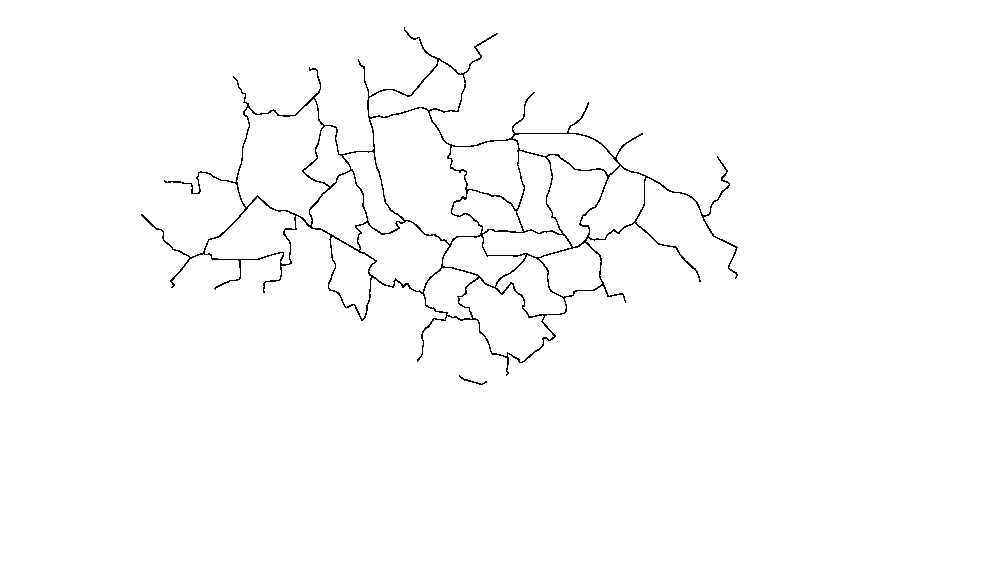
#> input picture B&Wbg.png, 998 x 561 px
$ python -i location_grid.py   (imports and definitions only)
#> lines starting #> are read from the running program, lines starting #| are printed output that depends on the picture; after the words box and inside, x2 and y2 are one past the last pixel; in counts of white or black regions, pixels touching at a corner belong together
import numpy as np
from PIL import Image
import cv2

def location_grids(weather_image):
    # overlay onto SG map
    background = Image.open("B&Wbg.png")
    background = background.convert("RGBA")
    # Set figure
    overlay = weather_image
    overlay = overlay.convert("RGBA")
    size = background.size
    overlay = overlay.resize(size)
    background.paste(overlay, (0, 0), overlay)
    background.save("overlay_image.png", 'PNG')

    # Load the image
    im = cv2.imread('overlay_image.png')

    tuas_grids = []

    for i in range(0, 1):
        for j in range(0, 4):
            tuas_grids.append(tuple(np.median(im[336 + 28 * j:364 + 28 * j, 74 + 37 * i:111 + 37 * i],
                                              axis=(0, 1)))
                              )

    for i in range(0, 2):
        for j in range(0, 6):
            tuas_grids.append(tuple(np.median(im[224 + 28 * j:252 + 28 * j, 111 + 37 * i:148 + 37 * i], axis=(0, 1))))

    neighborhood_grids = {"Tuas": tuas_grids}

    jurong_island_grids = []

    for i in range(0, 5):
        for j in range(0, 5):
            jurong_island_grids.append(
                tuple(np.median(im[308 + 28 * j:336 + 28 * j, 148 + 37 * i:185 + 37 * i], axis=(0, 1))))

    neighborhood_grids["Jurong Island"] = jurong_island_grids

    western_island_grids = []

    for i in range(0, 5):
        for j in range(0, 5):
            western_island_grids.append(
                tuple(np.median(im[392 + 28 * j:420 + 28 * j, 259 + 37 * i:296 + 37 * i], axis=(0, 1))))

    neighborhood_grids["Western Island"] = western_island_grids

    southern_island_grids = []

    for i in range(0, 3):
        for j in range(0, 2):
            southern_island_grids.append(
                tuple(np.median(im[420 + 28 * j:448 + 28 * j, 444 + 37 * i:481 + 37 * i], axis=(0, 1))))

    neighborhood_grids["Southern Island"] = southern_island_grids

    sentosa_grids = []

    for i in range(0, 3):
        for j in range(0, 3):
            sentosa_grids.append(tuple(np.median(im[364 + 28 * j:392 + 28 * j, 407 + 37 * i:444 + 37 * i],
                                                 axis=(0, 1)))
                                 )

    neighborhood_grids["Sentosa"] = sentosa_grids

    pioneer_grids = []

    for i in range(0, 2):
        for j in range(0, 3):
            pioneer_grids.append(tuple(np.median(im[252 + 28 * j:280 + 28 * j, 148 + 37 * i:185 + 37 * i],
                                                 axis=(0, 1)))
                                 )

    pioneer_grids.append(tuple(np.median(im[222:259, 252:280], axis=(0, 1))))

    neighborhood_grids["Pioneer"] = pioneer_grids

    boon_lay_grids = []

    for i in range(0, 2):
        for j in range(0, 2):
            boon_lay_grids.append(tuple(np.median(im[252 + 28 * j:280 + 28 * j, 222 + 37 * i:259 + 37 * i],
                                                  axis=(0, 1))))

    neighborhood_grids["Boon Lay"] = boon_lay_grids

    jurong_east_grids = []

    for i in range(0, 2):
        for j in range(0, 3):
            jurong_east_grids.append(
                tuple(np.median(im[224 + 28 * j:252 + 28 * j, 259 + 37 * i:296 + 37 * i], axis=(0, 1))))

    neighborhood_grids["Jurong East"] = jurong_east_grids

    clementi_grids = []

    for i in range(0, 2):
        for j in range(0, 2):
            clementi_grids.append(tuple(np.median(im[224 + 28 * j:252 + 28 * j, 296 + 37 * i:333 + 37 * i],
                                                  axis=(0, 1))))

    for i in range(0, 1):
        for j in range(0, 2):
            clementi_grids.append(tuple(np.median(im[280 + 28 * j:308 + 28 * j, 333 + 37 * i:370 + 37 * i],
                                                  axis=(0, 1))))

    neighborhood_grids["Clementi"] = clementi_grids

    queenstown_grids = []

    for i in range(0, 1):
        for j in range(0, 3):
            queenstown_grids.append(
                tuple(np.median(im[308 + 28 * j:336 + 28 * j, 333 + 37 * i:370 + 37 * i], axis=(0, 1))))

    for i in range(0, 1):
        for j in range(0, 4):
            queenstown_grids.append(
                tuple(np.median(im[280 + 28 * j:308 + 28 * j, 370 + 37 * i:407 + 37 * i], axis=(0, 1))))

    for i in range(0, 1):
        for j in range(0, 3):
            queenstown_grids.append(
                tuple(np.median(im[280 + 28 * j:308 + 28 * j, 407 + 37 * i:444 + 37 * i], axis=(0, 1))))

    neighborhood_grids["Queenstown"] = queenstown_grids

    bukit_merah_grids = []

    for i in range(0, 3):
        for j in range(0, 3):
            bukit_merah_grids.append(
                tuple(np.median(im[308 + 28 * j:336 + 28 * j, 407 + 37 * i:444 + 37 * i], axis=(0, 1))))

    neighborhood_grids["Bukit Merah"] = bukit_merah_grids

    city_grids = []

    for i in range(0, 3):
        for j in range(0, 3):
            city_grids.append(tuple(np.median(im[280 + 28 * j:308 + 28 * j, 444 + 37 * i:481 + 37 * i], axis=(0, 1))))

    neighborhood_grids["City"] = city_grids

    kallang_grids = []

    for i in range(0, 2):
        for j in range(0, 3):
            kallang_grids.append(tuple(np.median(im[252 + 28 * j:280 + 28 * j, 481 + 37 * i:518 + 37 * i],
                                                 axis=(0, 1))))

    for i in range(0, 1):
        for j in range(0, 2):
            kallang_grids.append(tuple(np.median(im[280 + 28 * j:308 + 28 * j, 555 + 37 * i:592 + 37 * i],
                                                 axis=(0, 1))))

    neighborhood_grids["Kallang"] = kallang_grids

    marine_parade_grids = []

    for i in range(0, 3):
        for j in range(0, 2):
            marine_parade_grids.append(
                tuple(np.median(im[280 + 28 * j:308 + 28 * j, 518 + 37 * i:555 + 37 * i], axis=(0, 1))))

    neighborhood_grids["Marine Parade"] = marine_parade_grids

    geylang_grids = []

    for i in range(0, 3):
        for j in range(0, 3):
            geylang_grids.append(tuple(np.median(im[224 + 28 * j:252 + 28 * j, 518 + 37 * i:555 + 37 * i],
                                                 axis=(0, 1))))

    neighborhood_grids["Geylang"] = geylang_grids

    bedok_grids = []

    for i in range(0, 2):
        for j in range(0, 3):
            bedok_grids.append(tuple(np.median(im[224 + 28 * j:252 + 28 * j, 592 + 37 * i:629 + 37 * i], axis=(0, 1))))

    for i in range(0, 1):
        for j in range(0, 2):
            bedok_grids.append(tuple(np.median(im[252 + 28 * j:280 + 28 * j, 666 + 37 * i:703 + 37 * i], axis=(0, 1))))

    neighborhood_grids["Bedok"] = bedok_grids

    tampines_grids = []

    for i in range(0, 1):
        for j in range(0, 3):
            tampines_grids.append(tuple(np.median(im[168 + 28 * j:196 + 28 * j, 629 + 37 * i:666 + 37 * i],
                                                  axis=(0, 1))))

    for i in range(0, 1):
        for j in range(0, 4):
            tampines_grids.append(tuple(np.median(im[168 + 28 * j:196 + 28 * j, 666 + 37 * i:703 + 37 * i],
                                                  axis=(0, 1))))

    for i in range(0, 1):
        for j in range(0, 2):
            tampines_grids.append(tuple(np.median(im[224 + 28 * j:252 + 28 * j, 703 + 37 * i:740 + 37 * i],
                                                  axis=(0, 1))))

    neighborhood_grids["Tampines"] = tampines_grids

    changi_grids = []

    for i in range(0, 4):
        for j in range(0, 5):
            changi_grids.append(tuple(np.median(im[168 + 28 * j:196 + 28 * j, 703 + 37 * i:740 + 37 * i], axis=(0, 1))))

    for i in range(0, 2):
        for j in range(0, 1):
            changi_grids.append(tuple(np.median(im[140 + 28 * j:168 + 28 * j, 703 + 37 * i:740 + 37 * i], axis=(0, 1))))

    neighborhood_grids["Changi"] = changi_grids

    tekong_grids = []

    for i in range(0, 4):
        for j in range(0, 5):
            tekong_grids.append(tuple(np.median(im[56 + 28 * j:84 + 28 * j, 777 + 37 * i:814 + 37 * i], axis=(0, 1))))

    neighborhood_grids["Tekong"] = tekong_grids

    jalan_bahar_grids = []

    for i in range(0, 4):
        for j in range(0, 3):
            jalan_bahar_grids.append(
                tuple(np.median(im[168 + 28 * j:196 + 28 * j, 111 + 37 * i:148 + 37 * i], axis=(0, 1))))

    neighborhood_grids["Jalan Bahar"] = jalan_bahar_grids

    jurong_west_grids = []

    for i in range(0, 3):
        for j in range(0, 2):
            jurong_west_grids.append(
                tuple(np.median(im[224 + 28 * j:252 + 28 * j, 185 + 37 * i:222 + 37 * i], axis=(0, 1))))

    for i in range(0, 2):
        for j in range(0, 1):
            jurong_west_grids.append(
                tuple(np.median(im[196 + 28 * j:224 + 28 * j, 222 + 37 * i:259 + 37 * i], axis=(0, 1))))

    neighborhood_grids["Jurong West"] = jurong_west_grids

    tengah_grids = []

    for i in range(0, 3):
        for j in range(0, 4):
            tengah_grids.append(tuple(np.median(im[112 + 28 * j:140 + 28 * j, 222 + 37 * i:259 + 37 * i], axis=(0, 1))))

    for i in range(0, 1):
        for j in range(0, 1):
            tengah_grids.append(tuple(np.median(im[84 + 28 * j:112 + 28 * j, 296 + 37 * i:333 + 37 * i], axis=(0, 1))))

    neighborhood_grids["Tengah"] = tengah_grids

    cck_grids = []

    for i in range(0, 2):
        for j in range(0, 3):
            cck_grids.append(tuple(np.median(im[112 + 28 * j:140 + 28 * j, 296 + 37 * i:333 + 37 * i], axis=(0, 1))))

    neighborhood_grids["CCK"] = cck_grids

    bukit_batok_grids = []

    for i in range(0, 2):
        for j in range(0, 3):
            bukit_batok_grids.append(
                tuple(np.median(im[168 + 28 * j:196 + 28 * j, 296 + 37 * i:333 + 37 * i], axis=(0, 1))))

    neighborhood_grids["Bukit Batok"] = bukit_batok_grids

    bukit_panjang_grids = []

    for i in range(0, 2):
        for j in range(0, 3):
            bukit_panjang_grids.append(
                tuple(np.median(im[140 + 28 * j:168 + 28 * j, 333 + 37 * i:370 + 37 * i], axis=(0, 1))))

    for i in range(0, 1):
        for j in range(0, 1):
            bukit_panjang_grids.append(
                tuple(np.median(im[224 + 28 * j:252 + 28 * j, 370 + 37 * i:407 + 37 * i], axis=(0, 1))))

    neighborhood_grids["Bukit Panjang"] = bukit_panjang_grids

    bukit_timah_grids = []

    for i in range(0, 2):
        for j in range(0, 3):
            bukit_timah_grids.append(
                tuple(np.median(im[224 + 28 * j:252 + 28 * j, 370 + 37 * i:407 + 37 * i], axis=(0, 1))))

    for i in range(0, 1):
        for j in range(0, 1):
            bukit_timah_grids.append(
                tuple(np.median(im[224 + 28 * j:252 + 28 * j, 333 + 37 * i:370 + 37 * i], axis=(0, 1))))

    neighborhood_grids["Bukit Timah"] = bukit_timah_grids

    tanglin_grids = []

    for i in range(0, 2):
        for j in range(0, 2):
            tanglin_grids.append(tuple(np.median(im[252 + 28 * j:280 + 28 * j, 407 + 37 * i:444 + 37 * i],
                                                 axis=(0, 1))))

    for i in range(0, 1):
        for j in range(0, 1):
            tanglin_grids.append(tuple(np.median(im[308 + 28 * j:336 + 28 * j, 444 + 37 * i:481 + 37 * i],
                                                 axis=(0, 1))))

    neighborhood_grids["Tanglin"] = tanglin_grids

    novena_grids = []

    for i in range(0, 2):
        for j in range(0, 1):
            novena_grids.append(tuple(np.median(im[252 + 28 * j:280 + 28 * j, 481 + 37 * i:518 + 37 * i], axis=(0, 1))))

    for i in range(0, 1):
        for j in range(0, 2):
            novena_grids.append(tuple(np.median(im[224 + 28 * j:252 + 28 * j, 444 + 37 * i:481 + 37 * i], axis=(0, 1))))

    neighborhood_grids["Novena"] = novena_grids

    toa_payoh_grids = []

    for i in range(0, 3):
        for j in range(0, 1):
            toa_payoh_grids.append(
                tuple(np.median(im[224 + 28 * j:252 + 28 * j, 481 + 37 * i:518 + 37 * i], axis=(0, 1))))

    neighborhood_grids["Toa Payoh"] = toa_payoh_grids

    hougang_grids = []

    for i in range(0, 1):
        for j in range(0, 4):
            hougang_grids.append(tuple(np.median(im[140 + 28 * j:168 + 28 * j, 555 + 37 * i:592 + 37 * i],
                                                 axis=(0, 1))))

    for i in range(0, 1):
        for j in range(0, 2):
            hougang_grids.append(tuple(np.median(im[168 + 28 * j:196 + 28 * j, 592 + 37 * i:629 + 37 * i],
                                                 axis=(0, 1))))

    neighborhood_grids["Hougang"] = hougang_grids

    paya_lebar_grids = []

    for i in range(0, 2):
        for j in range(0, 2):
            paya_lebar_grids.append(
                tuple(np.median(im[168 + 28 * j:196 + 28 * j, 592 + 37 * i:629 + 37 * i], axis=(0, 1))))

    for i in range(0, 1):
        for j in range(0, 1):
            paya_lebar_grids.append(
                tuple(np.median(im[196 + 28 * j:224 + 28 * j, 555 + 37 * i:592 + 37 * i], axis=(0, 1))))

    for i in range(0, 1):
        for j in range(0, 1):
            paya_lebar_grids.append(
                tuple(np.median(im[224 + 28 * j:252 + 28 * j, 592 + 37 * i:629 + 37 * i], axis=(0, 1))))

    neighborhood_grids["Paya Lebar"] = paya_lebar_grids

    pasir_ris_grids = []

    for i in range(0, 3):
        for j in range(0, 2):
            pasir_ris_grids.append(
                tuple(np.median(im[140 + 28 * j:168 + 28 * j, 629 + 37 * i:666 + 37 * i], axis=(0, 1))))

    for i in range(0, 1):
        for j in range(0, 1):
            pasir_ris_grids.append(
                tuple(np.median(im[140 + 28 * j:168 + 28 * j, 592 + 37 * i:629 + 37 * i], axis=(0, 1))))

    for i in range(0, 1):
        for j in range(0, 1):
            pasir_ris_grids.append(
                tuple(np.median(im[196 + 28 * j:224 + 28 * j, 703 + 37 * i:740 + 37 * i], axis=(0, 1))))

    neighborhood_grids["Pasir Ris"] = pasir_ris_grids

    pulau_ubin_grids = []

    for i in range(0, 4):
        for j in range(0, 2):
            pulau_ubin_grids.append(
                tuple(np.median(im[84 + 28 * j:112 + 28 * j, 629 + 37 * i:666 + 37 * i], axis=(0, 1))))

    neighborhood_grids["Pulau Ubin"] = pulau_ubin_grids

    wwc_grids = []

    for i in range(0, 3):
        for j in range(0, 4):
            wwc_grids.append(tuple(np.median(im[84 + 28 * j:112 + 28 * j, 148 + 37 * i:185 + 37 * i], axis=(0, 1))))

    neighborhood_grids["Western Water Catchment"] = wwc_grids

    lck_grids = []

    for i in range(0, 3):
        for j in range(0, 3):
            lck_grids.append(tuple(np.median(im[28 + 28 * j:56 + 28 * j, 222 + 37 * i:259 + 37 * i], axis=(0, 1))))

    neighborhood_grids["LCK"] = lck_grids

    sungei_kadut_grids = []

    for i in range(0, 2):
        for j in range(0, 3):
            sungei_kadut_grids.append(
                tuple(np.median(im[56 + 28 * j:84 + 28 * j, 296 + 37 * i:333 + 37 * i], axis=(0, 1))))

    for i in range(0, 1):
        for j in range(0, 1):
            sungei_kadut_grids.append(
                tuple(np.median(im[140 + 28 * j:168 + 28 * j, 333 + 37 * i:370 + 37 * i], axis=(0, 1))))

    neighborhood_grids["Sungei Kadut"] = sungei_kadut_grids

    cwc_grids = []

    for i in range(0, 2):
        for j in range(0, 4):
            cwc_grids.append(tuple(np.median(im[112 + 28 * j:140 + 28 * j, 370 + 37 * i:407 + 37 * i], axis=(0, 1))))

    for i in range(0, 1):
        for j in range(0, 4):
            cwc_grids.append(tuple(np.median(im[140 + 28 * j:168 + 28 * j, 444 + 37 * i:481 + 37 * i], axis=(0, 1))))

    neighborhood_grids["Central Water Catchment"] = cwc_grids

    bishan_grids = []

    for i in range(0, 2):
        for j in range(0, 2):
            bishan_grids.append(tuple(np.median(im[168 + 28 * j:196 + 28 * j, 444 + 37 * i:481 + 37 * i], axis=(0, 1))))

    for i in range(0, 1):
        for j in range(0, 1):
            bishan_grids.append(tuple(np.median(im[224 + 28 * j:252 + 28 * j, 481 + 37 * i:518 + 37 * i], axis=(0, 1))))

    neighborhood_grids["Bishan"] = bishan_grids

    serangoon_grids = []

    for i in range(0, 1):
        for j in range(0, 4):
            serangoon_grids.append(
                tuple(np.median(im[140 + 28 * j:168 + 28 * j, 518 + 37 * i:555 + 37 * i], axis=(0, 1))))

    neighborhood_grids["Serangoon"] = serangoon_grids

    sengkang_grids = []

    for i in range(0, 3):
        for j in range(0, 2):
            sengkang_grids.append(tuple(np.median(im[112 + 28 * j:140 + 28 * j, 518 + 37 * i:555 + 37 * i],
                                                  axis=(0, 1))))

    neighborhood_grids["Sengkang"] = sengkang_grids

    punggol_grids = []

    for i in range(0, 2):
        for j in range(0, 2):
            punggol_grids.append(tuple(np.median(im[84 + 28 * j:112 + 28 * j, 555 + 37 * i:592 + 37 * i],
                                                 axis=(0, 1))))

    for i in range(0, 1):
        for j in range(0, 1):
            punggol_grids.append(tuple(np.median(im[112 + 28 * j:140 + 28 * j, 629 + 37 * i:666 + 37 * i],
                                                 axis=(0, 1))))

    neighborhood_grids["Punggol"] = punggol_grids

    woodlands_grids = []

    for i in range(0, 2):
        for j in range(0, 3):
            woodlands_grids.append(tuple(np.median(im[28 + 28 * j:56 + 28 * j, 370 + 37 * i:407 + 37 * i],
                                                   axis=(0, 1))))

    for i in range(0, 1):
        for j in range(0, 1):
            woodlands_grids.append(tuple(np.median(im[56 + 28 * j:84 + 28 * j, 333 + 37 * i:370 + 37 * i],
                                                   axis=(0, 1))))

    neighborhood_grids["Woodlands"] = woodlands_grids

    mandai_grids = []

    for i in range(0, 2):
        for j in range(0, 2):
            mandai_grids.append(tuple(np.median(im[56 + 28 * j:84 + 28 * j, 407 + 37 * i:444 + 37 * i],
                                                axis=(0, 1))))

    for i in range(0, 1):
        for j in range(0, 1):
            mandai_grids.append(tuple(np.median(im[84 + 28 * j:112 + 28 * j, 370 + 37 * i:407 + 37 * i], axis=(0, 1))))

    neighborhood_grids["Mandai"] = mandai_grids

    yishun_grids = []

    for i in range(0, 2):
        for j in range(0, 1):
            yishun_grids.append(tuple(np.median(im[28 + 28 * j:56 + 28 * j, 481 + 37 * i:518 + 37 * i], axis=(0, 1))))

    for i in range(0, 3):
        for j in range(0, 2):
            yishun_grids.append(tuple(np.median(im[56 + 28 * j:84 + 28 * j, 444 + 37 * i:481 + 37 * i], axis=(0, 1))))

    for i in range(0, 3):
        for j in range(0, 1):
            yishun_grids.append(tuple(np.median(im[112 + 28 * j:140 + 28 * j, 407 + 37 * i:444 + 37 * i], axis=(0, 1))))

    neighborhood_grids["Yishun"] = yishun_grids

    amk_grids = []

    for i in range(0, 2):
        for j in range(0, 2):
            amk_grids.append(tuple(np.median(im[140 + 28 * j:168 + 28 * j, 444 + 37 * i:481 + 37 * i], axis=(0, 1))))

    for i in range(0, 1):
        for j in range(0, 1):
            amk_grids.append(tuple(np.median(im[168 + 28 * j:196 + 28 * j, 518 + 37 * i:555 + 37 * i], axis=(0, 1))))

    neighborhood_grids["AMK"] = amk_grids

    seletar_grids = []

    for i in range(0, 2):
        for j in range(0, 2):
            seletar_grids.append(tuple(np.median(im[84 + 28 * j:112 + 28 * j, 518 + 37 * i:555 + 37 * i],
                                                 axis=(0, 1))))

    for i in range(0, 1):
        for j in range(0, 1):
            seletar_grids.append(tuple(np.median(im[112 + 28 * j:140 + 28 * j, 481 + 37 * i:518 + 37 * i],
                                                 axis=(0, 1))))

    neighborhood_grids["Seletar"] = seletar_grids

    sembawang_grids = []

    for i in range(0, 3):
        for j in range(0, 2):
            sembawang_grids.append(tuple(np.median(im[0 + 28 * j:28 + 28 * j, 407 + 37 * i:444 + 37 * i],
                                                   axis=(0, 1))))

    for i in range(0, 1):
        for j in range(0, 1):
            sembawang_grids.append(tuple(np.median(im[56 + 28 * j:84 + 28 * j, 444 + 37 * i:481 + 37 * i],
                                                   axis=(0, 1))))

    neighborhood_grids["Sembawang"] = sembawang_grids

    return neighborhood_grids

>>> import cv2
>>> picture = cv2.imread('B&Wbg.png', cv2.IMREAD_GRAYSCALE)
#> picture: shape (561, 998); values 145 (black) and 255 (white), 98.7% white; black in thin lines or dots, all inside (x1, y1, x2, y2) = (141, 27, 738, 385)
>>> result = location_grids(picture)
#> in location_grids, `background = background.convert("RGBA")`:
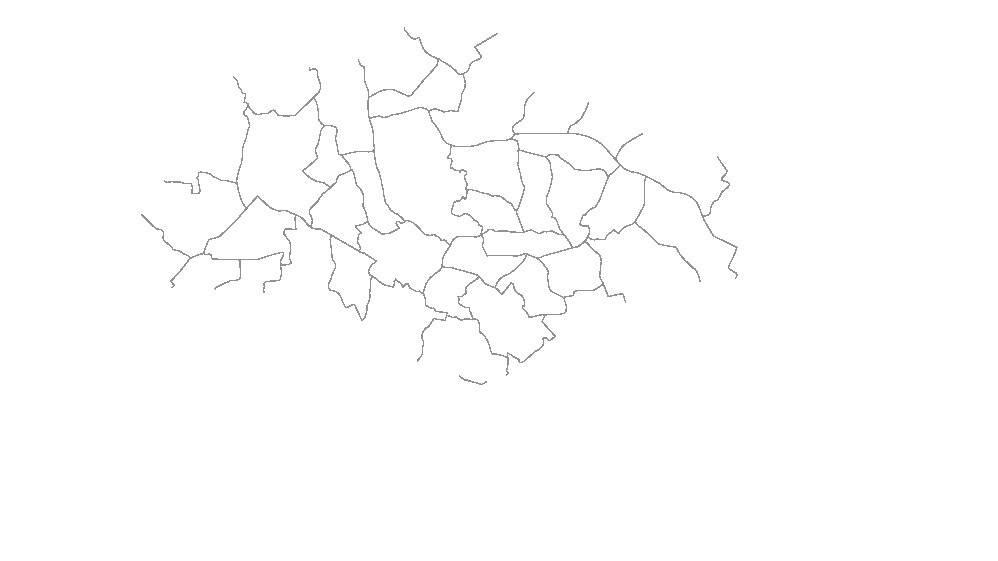
#> background: PIL image 998x561 RGBA; mean R, G, B, A 253.6, 253.6, 253.6, 255
#> (the run stopped early here; a loop or call above may not have finished)
